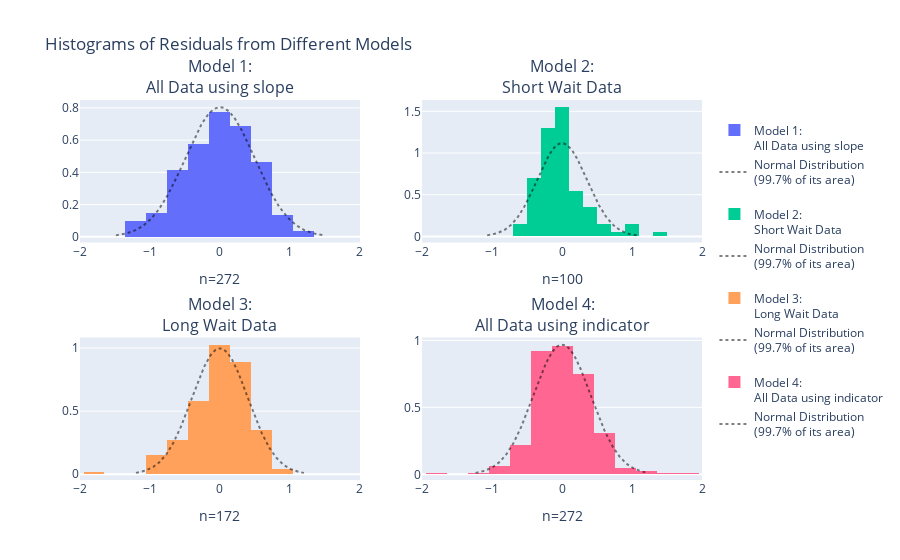

Notebook code for this chart:
### Markdown cell above
# 12. Identify which of the histograms suggests the plausibility of the assumption that the distribution of error terms is normal for each of the models, and explain why the other three do not support this assumption.

### Code cell
from plotly.subplots import make_subplots
import plotly.graph_objects as go
from scipy import stats
import numpy as np
import statsmodels.formula.api as smf
import seaborn as sns
import pandas as pd

# Load the dataset and define subsets for short and long waits
old_faithful = sns.load_dataset('geyser')

# Define short and long wait conditions based on previous criteria
short_wait = old_faithful['waiting'] < 68
long_wait = old_faithful['waiting'] >= 68

# Ensure the 'kind' column is present to categorize 'short' and 'long' waits
old_faithful['kind'] = old_faithful['waiting'].apply(lambda x: 'short' if x < 68 else 'long')

# Collect residuals for each model
model_residuals = {
    '<br>Model 1:<br>All Data using slope': smf.ols('duration ~ waiting', data=old_faithful).fit().resid,
    '<br>Model 2:<br>Short Wait Data': smf.ols('duration ~ waiting', data=old_faithful[short_wait]).fit().resid,
    '<br>Model 3:<br>Long Wait Data': smf.ols('duration ~ waiting', data=old_faithful[long_wait]).fit().resid,
    '<br>Model 4:<br>All Data using indicator': smf.ols('duration ~ C(kind, Treatment(reference="short"))', data=old_faithful).fit().resid
}

# Create subplots for histograms of residuals
fig = make_subplots(rows=2, cols=2, subplot_titles=list(model_residuals.keys()))
for i, (title, resid) in enumerate(model_residuals.items()):
    if i == 1:  # Apply different bins only to the second histogram (index 1)
        bin_size = dict(start=-1.9, end=1.9, size=0.2)
    else:
        bin_size = dict(start=-1.95, end=1.95, size=0.3)

    fig.add_trace(go.Histogram(x=resid, name=title, xbins=bin_size, histnorm='probability density'), 
                  row=int(i / 2) + 1, col=(i % 2) + 1)
    fig.update_xaxes(title_text="n=" + str(len(resid)), row=int(i / 2) + 1, col=(i % 2) + 1)    
    
    # Overlay normal distribution curve
    normal_range = np.arange(-3 * resid.std(), 3 * resid.std(), 0.01)
    fig.add_trace(go.Scatter(x=normal_range, mode='lines', opacity=0.5,
                             y=stats.norm(loc=0, scale=resid.std()).pdf(normal_range),
                             line=dict(color='black', dash='dot', width=2),
                             name='Normal Distribution<br>(99.7% of its area)'), 
                  row=int(i / 2) + 1, col=(i % 2) + 1)
    
fig.update_layout(title_text='Histograms of Residuals from Different Models')
fig.update_xaxes(range=[-2, 2])
fig.show()  # USE `fig.show(renderer="png")` FOR ALL GitHub and MarkUs SUBMISSIONS

### Figure 1 — Plotly figure (JSON) as saved in the notebook; plotly's stock layout.template omitted (floating-point values rounded to 4 significant figures; data arrays with more than 128 entries replaced by an {"elided": "..."} marker saying what was removed)
{"data": [{"histnorm": "probability density", "name": "<br>Model 1:<br>All Data using slope", "type": "histogram", "x": {"elided": "272 float values"}, "xaxis": "x", "xbins": {"end": 1.95, "size": 0.3, "start": -1.95}, "yaxis": "y"}, {"line": {"color": "black", "dash": "dot", "width": 2}, "mode": "lines", "name": "Normal Distribution<br>(99.7% of its area)", "opacity": 0.5, "type": "scatter", "x": {"elided": "298 float values"}, "xaxis": "x", "y": {"elided": "298 float values"}, "yaxis": "y"}, {"histnorm": "probability density", "name": "<br>Model 2:<br>Short Wait Data", "type": "histogram", "x": [-0.2728, -0.01902, 0.7815, -0.0369, -0.2398, -0.1223, 0.1514, -0.552, -0.4156, -0.1869, -0.1223, -0.1345, 0.9504, 0.001449, -0.03396, -0.3831, -0.3044, -0.4374, 1.474, 0.0558, -0.2161, -0.2398, -0.3398, -0.6923, 0.01692, -0.151, -0.4277, -0.321, -0.1631, -0.319, -0.2277, 0.245, 0.266, -0.04473, -0.09126, -0.4977, -0.1199, 0.181, 0.1704, -0.005318, -0.2326, 0.08392, -0.5161, 0.3587, -0.3991, 0.5728, -0.1631, 0.102, 0.1655, 0.05198, 0.6699, -0.01067, -0.1039, -0.0112, -0.01173, -0.2331, 0.08739, -0.2442, 0.01204, -0.2442, 0.385, -0.1874, 1.083, 0.03633, -0.08255, -0.01261, -0.07579, 0.4587, -0.2185, 0.0461, -0.01067, 0.08151, -0.3258, 0.2631, -0.1447, -0.1772, -0.06067, 0.003389, -0.06261, 1.058, 0.3558, -0.1015, -0.09126, -0.3228, 0.3442, 0.2587, -0.1898, -0.2228, -0.02631, 0.4777, 0.5693, -0.07579, -0.3123, 0.1272, -0.1301, -0.3374, 0.2253, 0.005275, 0.3063, -0.02667], "xaxis": "x2", "xbins": {"end": 1.9, "size": 0.2, "start": -1.9}, "yaxis": "y2"}, {"line": {"color": "black", "dash": "dot", "width": 2}, "mode": "lines", "name": "Normal Distribution<br>(99.7% of its area)", "opacity": 0.5, "type": "scatter", "x": {"elided": "215 float values"}, "xaxis": "x2", "y": {"elided": "215 float values"}, "yaxis": "y2"}, {"histnorm": "probability density", "name": "<br>Model 3:<br>Long Wait Data", "type": "histogram", "x": {"elided": "172 float values"}, "xaxis": "x3", "xbins": {"end": 1.95, "size": 0.3, "start": -1.95}, "yaxis": "y3"}, {"line": {"color": "black", "dash": "dot", "width": 2}, "mode": "lines", "name": "Normal Distribution<br>(99.7% of its area)", "opacity": 0.5, "type": "scatter", "x": {"elided": "241 float values"}, "xaxis": "x3", "y": {"elided": "241 float values"}, "yaxis": "y3"}, {"histnorm": "probability density", "name": "<br>Model 4:<br>All Data using indicator", "type": "histogram", "x": {"elided": "272 float values"}, "xaxis": "x4", "xbins": {"end": 1.95, "size": 0.3, "start": -1.95}, "yaxis": "y4"}, {"line": {"color": "black", "dash": "dot", "width": 2}, "mode": "lines", "name": "Normal Distribution<br>(99.7% of its area)", "opacity": 0.5, "type": "scatter", "x": {"elided": "248 float values"}, "xaxis": "x4", "y": {"elided": "248 float values"}, "yaxis": "y4"}], "layout": {"annotations": [{"font": {"size": 16}, "showarrow": false, "text": "<br>Model 1:<br>All Data using slope", "x": 0.225, "xanchor": "center", "xref": "paper", "y": 1, "yanchor": "bottom", "yref": "paper"}, {"font": {"size": 16}, "showarrow": false, "text": "<br>Model 2:<br>Short Wait Data", "x": 0.775, "xanchor": "center", "xref": "paper", "y": 1, "yanchor": "bottom", "yref": "paper"}, {"font": {"size": 16}, "showarrow": false, "text": "<br>Model 3:<br>Long Wait Data", "x": 0.225, "xanchor": "center", "xref": "paper", "y": 0.375, "yanchor": "bottom", "yref": "paper"}, {"font": {"size": 16}, "showarrow": false, "text": "<br>Model 4:<br>All Data using indicator", "x": 0.775, "xanchor": "center", "xref": "paper", "y": 0.375, "yanchor": "bottom", "yref": "paper"}], "title": {"text": "Histograms of Residuals from Different Models"}, "xaxis": {"anchor": "y", "domain": [0, 0.45], "range": [-2, 2], "title": {"text": "n=272"}}, "xaxis2": {"anchor": "y2", "domain": [0.55, 1], "range": [-2, 2], "title": {"text": "n=100"}}, "xaxis3": {"anchor": "y3", "domain": [0, 0.45], "range": [-2, 2], "title": {"text": "n=172"}}, "xaxis4": {"anchor": "y4", "domain": [0.55, 1], "range": [-2, 2], "title": {"text": "n=272"}}, "yaxis": {"anchor": "x", "domain": [0.625, 1]}, "yaxis2": {"anchor": "x2", "domain": [0.625, 1]}, "yaxis3": {"anchor": "x3", "domain": [0, 0.375]}, "yaxis4": {"anchor": "x4", "domain": [0, 0.375]}}}
